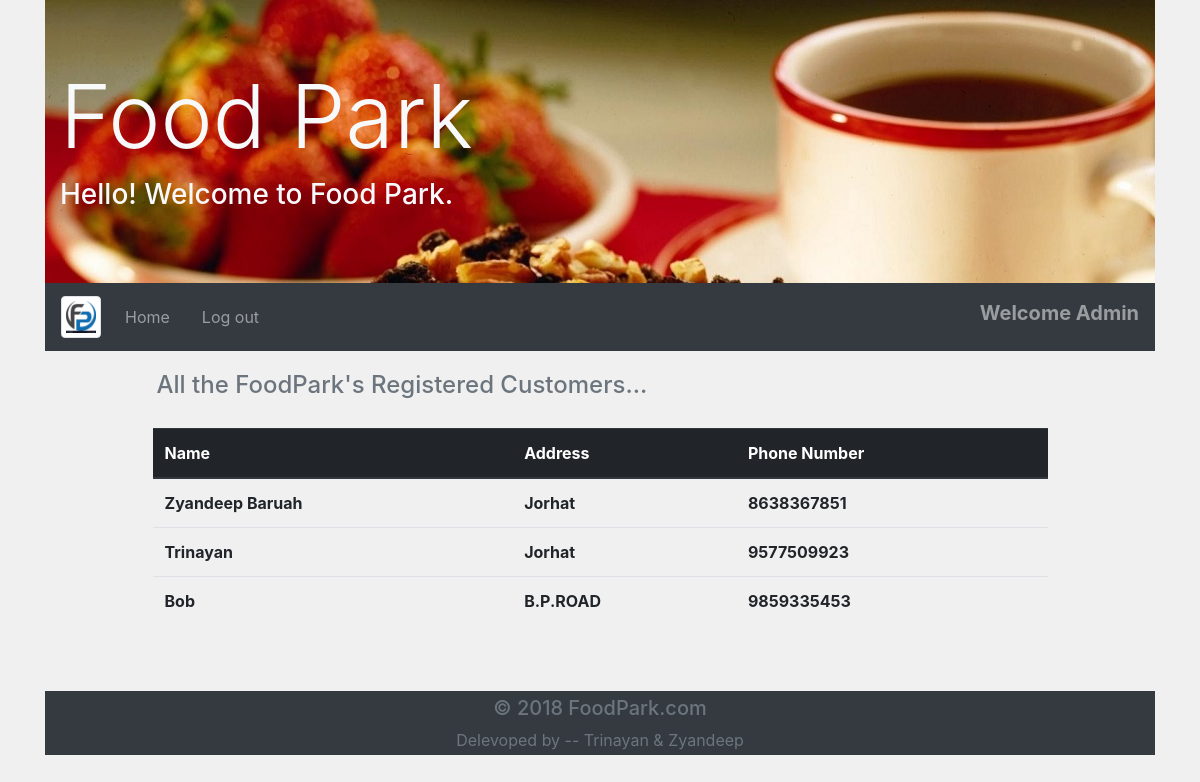
/admin/view_customer.php (signed in), run on the app's committed database.
### tables this page shows
CREATE TABLE `customer` (
  `c_id` int(11) NOT NULL AUTO_INCREMENT,
  `name` varchar(50) NOT NULL,
  `address` varchar(200) NOT NULL,
  `phone_no` varchar(10) NOT NULL,
  `password` varchar(255) NOT NULL,
  PRIMARY KEY (`c_id`),
  UNIQUE KEY `phone_no` (`phone_no`)
);

### admin/view_customer.php (the view, shortened to what this page needs)
<?php
    require_once '../include/dbcon.php';
    $sql = "SELECT * FROM customer";
    if($result = mysqli_query($link, $sql))
    {
          $rows = mysqli_fetch_all($result);
     }
     else{
    }
?>
<!doctype html>
<html lang="en">
  <head>
    <link rel="stylesheet" href="../css/bootstrap.min.css">
    <link rel="stylesheet" type="text/css" href="../css/main.css">
  </head>
  <body>
    <div class="container">
    <?php require '../include/admin_header.php'; ?>
    <?php if (!empty($rows)): ?>
       <div class="container">
           <div class="row">
            <div class="col-md-1"> </div>
               <div class="col-md-10">
                        <h4 class="text-muted mt-3 p-1">
                            All the FoodPark's Registered Customers...
                        </h4>
                        <div class="table-responsive mt-4">
                          <table class="table table-hover">
                              <thead class="thead-dark">
                                  <tr>
                                      <th>Name</th>
                                      <th>Address</th>
                                      <th>Phone Number</th>
                                  </tr>
                              </thead>
                              <tbody>
                                  <?php  foreach ($rows as $row): ?>
                                    <tr>
                                        <td><strong> <?php echo $row[1]; ?> </strong></td>
                                        <td><strong> <?php echo $row[2]; ?> </strong></td>
                                        <td><strong><?php echo $row[3]; ?> </strong></td>
                                   </tr>
                                   <?php endforeach; ?>
                              </tbody>
                            </table>
                          </div>
                  </div>
                  <div class="col-md-1"> </div>
            </div>
        </div>
        <?php else: ?>
            <h2 class="text-muted text-center m-5 p-5 "> No Customer Information Exist </h2>
        <?php endif; ?>
      <?php require '../include/footer.php'; ?>
    </div>
  </body>
</html>

### css/main.css (style rules this page uses)
body { background-color: #f0f0f0; }
div.table-responsive { margin-top: 7px; }

### data on the page
customer: name "Zyandeep Baruah", address "Jorhat", phone_no "8638367851"
customer: name "Trinayan", address "Jorhat", phone_no "9577509923"
customer: name "Bob", address "B.P.ROAD", phone_no "9859335453"

### other printed values
$_SESSION['username'] "Admin"
